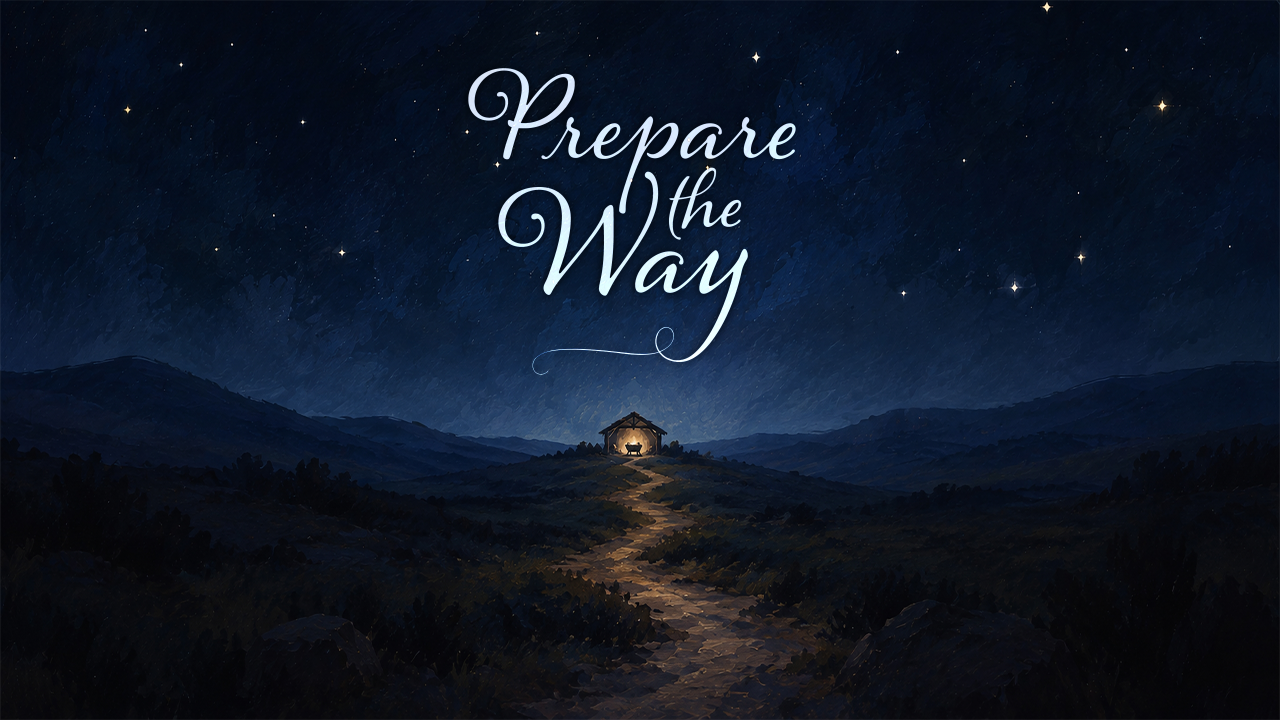
#> input picture New England Advent 2026/Module 2_General resources/M2.1.Advent Series Graphics/Prepare Way Images/preparethewaybg.jpg, 3840 x 2160 px (shown at 1/3 size); its folder holds 3 pictures in this run
$ python build.py
#> lines starting #> are read from the running program, lines starting #| are printed output that depends on the picture
#!/usr/bin/env python3
"""Builds index.html from template.html and the Word files in "New England Advent 2026".
Run:  python3 build.py   (needs pandoc and Pillow)"""
import os, re, json, subprocess, urllib.parse
from PIL import Image

ROOT = os.path.dirname(os.path.abspath(__file__))
SRC = os.path.join(ROOT, "New England Advent 2026")
M1 = os.path.join(SRC, "Module 1_Advent Year B")
M2 = os.path.join(SRC, "Module 2_General resources")
os.makedirs(os.path.join(ROOT, "assets"), exist_ok=True)

def url(path):
    return urllib.parse.quote(os.path.relpath(path, ROOT).replace(os.sep, "/"))

def html_of(path):
    return subprocess.run(["pandoc", "-t", "html", "--wrap=none", path], capture_output=True, text=True, check=True).stdout

# [29 lines left out: functions clean, thumb, not called in this run]

im = Image.open(os.path.join(gdir0 := os.path.join(M2, "M2.1.Advent Series Graphics", "Prepare Way Images"), "preparethewaybg.jpg")).convert("RGB")
#> im is the input picture: PIL image 3840x2160 RGB; mean R, G, B 15, 23.8, 38.9
im.crop((0, 40, 3840, 1520)).resize((1800, 694)).save(os.path.join(ROOT, "assets", "banner.jpg"), quality=84)
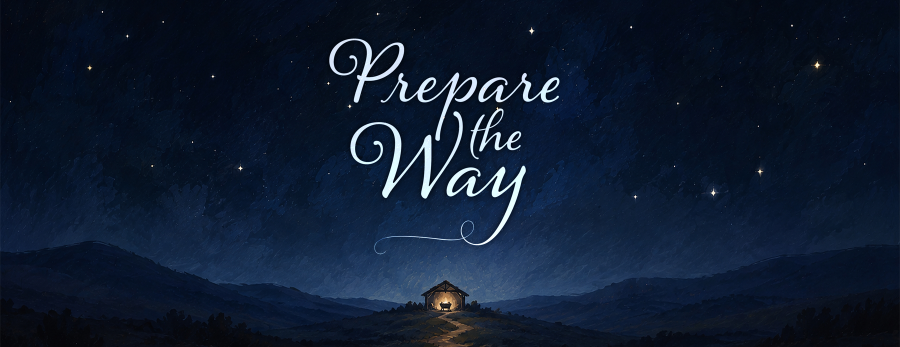
#> saved as banner.jpg: PIL image 1800x694 RGB (shown at 1/2 size); mean R, G, B 14.9, 27.5, 47.5

P = {}
#> (the run stopped early here; a loop or call above may not have finished)
